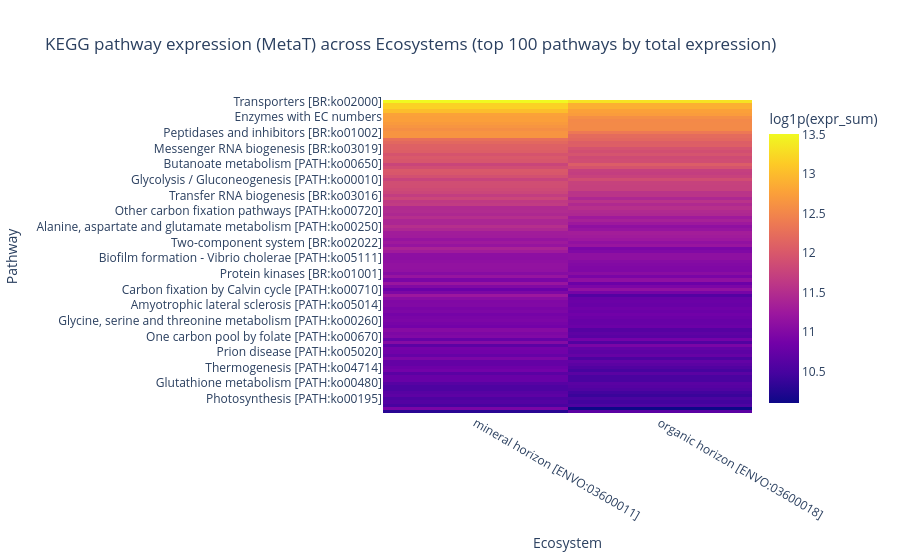

Notebook code for this chart:
### Code cell
#Now visualize heatmap of pathway expression across ecosystems

if len(pathway_expr):
    mat = eco_pathway_expr.copy()
    mat["log_expr"] = np.log1p(mat["expr_sum"].astype(float))
    heat = mat.pivot_table(index="pathway_name", columns="env_local_scale", values="log_expr", fill_value=0.0).sort_index()
    # Sort pathway by sum of log_expr across all ecosystems (descending)
    pathway_order = heat.sum(axis=1).sort_values(ascending=False).index
    heat = heat.loc[pathway_order]
    fig = px.imshow(heat[:100], labels=dict(x="Ecosystem", y="Pathway", color="log1p(expr_sum)"),aspect='auto',
                    title="KEGG pathway expression (MetaT) across Ecosystems (top 100 pathways by total expression)")
    fig.write_html(os.path.join(CACHE_DIR, "heatmap_pathway_expression.html"), include_plotlyjs="cdn", full_html=True)
    fig.show()
else:
    None

### Figure 1 — Plotly figure (JSON) as saved in the notebook; plotly's stock layout.template omitted (floating-point values rounded to 4 significant figures; data arrays with more than 128 entries replaced by an {"elided": "..."} marker saying what was removed)
{"data": [{"coloraxis": "coloraxis", "hovertemplate": "Ecosystem: %{x}<br>Pathway: %{y}<br>log1p(expr_sum): %{z}<extra></extra>", "name": "0", "type": "heatmap", "x": ["mineral horizon [ENVO:03600011]", "organic horizon [ENVO:03600018]"], "xaxis": "x", "y": ["Transporters [BR:ko02000]", "Ribosome [BR:ko03011]", "Ribosome [PATH:ko03010]", "Transcription machinery [BR:ko03021]", "Chaperones and folding catalysts [BR:ko03110]", "Enzymes with EC numbers", "Two-component system [PATH:ko02020]", "Mitochondrial biogenesis [BR:ko03029]", "DNA repair and recombination proteins [BR:ko03400]", "Exosome [BR:ko04147]", "Peptidases and inhibitors [BR:ko01002]", "Secretion system [BR:ko02044]", "Quorum sensing [PATH:ko02024]", "Transcription factors [BR:ko03000]", "Oxidative phosphorylation [PATH:ko00190]", "Messenger RNA biogenesis [BR:ko03019]", "Translation factors [BR:ko03012]", "Chromosome and associated proteins [BR:ko03036]", "ABC transporters [PATH:ko02010]", "Function unknown", "Butanoate metabolism [PATH:ko00650]", "Pyruvate metabolism [PATH:ko00620]", "RNA polymerase [PATH:ko03020]", "Bacterial motility proteins [BR:ko02035]", "RNA degradation [PATH:ko03018]", "Glycolysis / Gluconeogenesis [PATH:ko00010]", "Cell cycle - Caulobacter [PATH:ko04112]", "Glyoxylate and dicarboxylate metabolism [PATH:ko00630]", "Transcription", "Methane metabolism [PATH:ko00680]", "Transfer RNA biogenesis [BR:ko03016]", "Bacterial secretion system [PATH:ko03070]", "Longevity regulating pathway - worm [PATH:ko04212]", "Purine metabolism [PATH:ko00230]", "Citrate cycle (TCA cycle) [PATH:ko00020]", "Other carbon fixation pathways [PATH:ko00720]", "DNA replication proteins [BR:ko03032]", "Ribosome biogenesis [BR:ko03009]", "Tuberculosis [PATH:ko05152]", "Protein export [PATH:ko03060]", "Alanine, aspartate and glutamate metabolism [PATH:ko00250]", "Cysteine and methionine metabolism [PATH:ko00270]", "Amino acid related enzymes [BR:ko01007]", "Flagellar assembly [PATH:ko02040]", "Legionellosis [PATH:ko05134]", "Two-component system [BR:ko02022]", "Pentose phosphate pathway [PATH:ko00030]", "Biofilm formation - Pseudomonas aeruginosa [PATH:ko02025]", "Parkinson disease [PATH:ko05012]", "Propanoate metabolism [PATH:ko00640]", "Biofilm formation - Vibrio cholerae [PATH:ko05111]", "Lipid and atherosclerosis [PATH:ko05417]", "Lipid biosynthesis proteins [BR:ko01004]", "Valine, leucine and isoleucine degradation [PATH:ko00280]", "Plant-pathogen interaction [PATH:ko04626]", "Protein kinases [BR:ko01001]", "Pathways of neurodegeneration - multiple diseases [PATH:ko05022]", "Membrane trafficking [BR:ko04131]", "General function prediction only", "Biofilm formation - Escherichia coli [PATH:ko02026]", "Carbon fixation by Calvin cycle [PATH:ko00710]", "Diabetic cardiomyopathy [PATH:ko05415]", "Nitrogen metabolism [PATH:ko00910]", "Chemical carcinogenesis - reactive oxygen species [PATH:ko05208]", "Fatty acid degradation [PATH:ko00071]", "Amyotrophic lateral sclerosis [PATH:ko05014]", "Amino sugar and nucleotide sugar metabolism [PATH:ko00520]", "Huntington disease [PATH:ko05016]", "Salmonella infection [PATH:ko05132]", "Pyrimidine metabolism [PATH:ko00240]", "Glycine, serine and threonine metabolism [PATH:ko00260]", "Alzheimer disease [PATH:ko05010]", "Pantothenate and CoA biosynthesis [PATH:ko00770]", "Tryptophan metabolism [PATH:ko00380]", "Fatty acid biosynthesis [PATH:ko00061]", "One carbon pool by folate [PATH:ko00670]", "Starch and sucrose metabolism [PATH:ko00500]", "Sulfur metabolism [PATH:ko00920]", "Aminoacyl-tRNA biosynthesis [PATH:ko00970]", "Benzoate degradation [PATH:ko00362]", "Prion disease [PATH:ko05020]", "Valine, leucine and isoleucine biosynthesis [PATH:ko00290]", "Arginine biosynthesis [PATH:ko00220]", "Type I diabetes mellitus [PATH:ko04940]", "Terpenoid backbone biosynthesis [PATH:ko00900]", "Thermogenesis [PATH:ko04714]", "Arginine and proline metabolism [PATH:ko00330]", "Photosynthesis proteins [BR:ko00194]", "Phenylalanine metabolism [PATH:ko00360]", "Peptidoglycan biosynthesis and degradation proteins [BR:ko01011]", "Glutathione metabolism [PATH:ko00480]", "Cytoskeleton proteins [BR:ko04812]", "Lysine degradation [PATH:ko00310]", "Lipoic acid metabolism [PATH:ko00785]", "Longevity regulating pathway - multiple species [PATH:ko04213]", "Photosynthesis [PATH:ko00195]", "Chloroalkane and chloroalkene degradation [PATH:ko00625]", "Tyrosine metabolism [PATH:ko00350]", "Cationic antimicrobial peptide (CAMP) resistance [PATH:ko01503]", "Histidine metabolism [PATH:ko00340]"], "yaxis": "y", "z": {"elided": "100x2 float values"}}], "layout": {"coloraxis": {"colorbar": {"title": {"text": "log1p(expr_sum)"}}, "colorscale": [[0, "#0d0887"], [0.1111, "#46039f"], [0.2222, "#7201a8"], [0.3333, "#9c179e"], [0.4444, "#bd3786"], [0.5556, "#d8576b"], [0.6667, "#ed7953"], [0.7778, "#fb9f3a"], [0.8889, "#fdca26"], [1, "#f0f921"]]}, "title": {"text": "KEGG pathway expression (MetaT) across Ecosystems (top 100 pathways by total expression)"}, "xaxis": {"anchor": "y", "domain": [0, 1], "title": {"text": "Ecosystem"}}, "yaxis": {"anchor": "x", "autorange": "reversed", "domain": [0, 1], "title": {"text": "Pathway"}}}}
